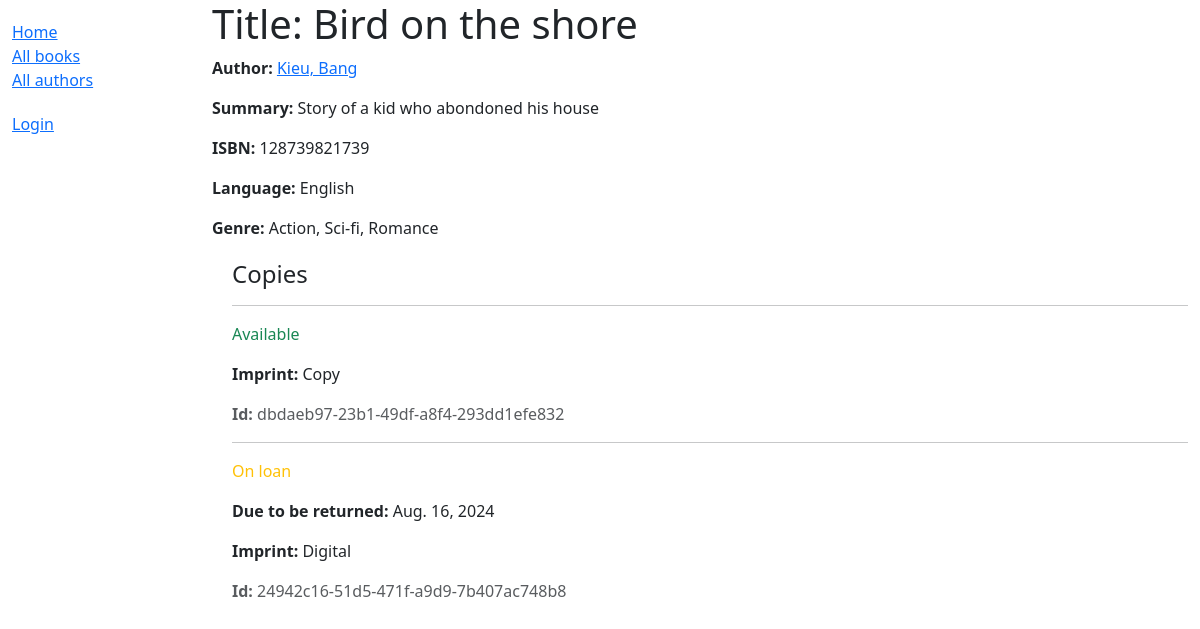
/catalog/book/1, run on the app's committed database.
### catalog/models.py (models this page shows, shortened)
class Book(models.Model):
    title = models.CharField(max_length=200)
    author = models.ForeignKey('Author', on_delete=models.RESTRICT, null=True)
    summary = models.TextField(
        max_length=1000, help_text="Enter a brief description of the book")
    isbn = models.CharField('ISBN', max_length=13,
                            unique=True,
                            help_text='13 Character <a href="https://www.isbn-international.org/content/what-isbn'
                                      '">ISBN number</a>')
    genre = models.ManyToManyField(
        Genre, help_text="Select a genre for this book")
    language = models.ForeignKey(
        'Language', on_delete=models.SET_NULL, null=True
    )
    class Meta:
        ordering = ['title', 'author']
    def display_genre(self):
        """Create a string for the Genre. This is required to display genre in Admin."""
        return ', '.join(genre.name for genre in self.genre.all()[:3])
    display_genre.short_description = 'Genre'

class Author(models.Model):
    first_name = models.CharField(max_length=100)
    last_name = models.CharField(max_length=100)
    date_of_birth = models.DateField(null=True, blank=True)
    date_of_death = models.DateField('died', null=True, blank=True)
    class Meta:
        ordering = ['last_name', 'first_name']
    def get_absolute_url(self):
        return reverse('author-detail', args=[str(self.id)])
    def __str__(self):
        return f'{self.last_name}, {self.first_name}'

class Language(models.Model):
    name = models.CharField(
        max_length=20,
        unique=True,
        help_text="Enter the book's language"
    )
    def __str__(self):
        return self.name
    class Meta:
        constraints = [
            UniqueConstraint(
                Lower('name'),
                name='language_name_case_insensitive_unique',
                violation_error_message = "Language already exists (case insensitive match)"
            ),
        ]

class Genre(models.Model):
    name = models.CharField(
        max_length=200,
        unique=True,
        help_text="Enter a book genre (e.g. Science Fiction, French Poetry etc.)"
    )
    def __str__(self):
        return self.name
    class Meta:
        constraints = [
            UniqueConstraint(
                Lower('name'),
                name='genre_name_case_insensitive_unique',
                violation_error_message = "Genre already exists (case insensitive match)"
            ),
        ]

class BookInstance(models.Model):
    id = models.UUIDField(primary_key=True, default=uuid.uuid4,
                          help_text="Unique ID for this particular book across whole library")
    book = models.ForeignKey('Book', on_delete=models.RESTRICT, null=True)
    imprint = models.CharField(max_length=200)
    due_back = models.DateField(null=True, blank=True)
    borrower = models.ForeignKey(
        settings.AUTH_USER_MODEL, on_delete=models.SET_NULL, null=True, blank=True)
    LOAN_STATUS = (
        ('d', 'Maintenance'),
        ('o', 'On loan'),
        ('a', 'Available'),
        ('r', 'Reserved'),
    )
    status = models.CharField(
        max_length=1,
        choices=LOAN_STATUS,
        blank=True,
        default='d',
        help_text='Book availability')
    class Meta:
        ordering = ['due_back']
        permissions = (("can_mark_returned", "Set book as returned"),)

### catalog/views.py (the view, shortened to what this page needs)
# urls.py: path('book/<int:pk>', views.BookDetailView.as_view(), name='book-detail'),
class BookDetailView(generic.DetailView):
    model = Book

### catalog/templates/catalog/book_detail.html (shortened to what this page needs)
<!DOCTYPE html>
<html lang="en">
<head>
</head>
<body>
    {% extends "base_generic.html" %}
{% block content %}
  <h1>Title: {{ book.title }}</h1>
  <p><strong>Author:</strong> <a href="{{ book.author.get_absolute_url }}">{{ book.author }}</a></p>
  <p><strong>Summary:</strong> {{ book.summary }}</p>
  <p><strong>ISBN:</strong> {{ book.isbn }}</p>
  <p><strong>Language:</strong> {{ book.language }}</p>
  <p><strong>Genre:</strong> {{ book.genre.all|join:", " }}</p>
  <div style="margin-left:20px;margin-top:20px">
    <h4>Copies</h4>
    {% for copy in book.bookinstance_set.all %}
      <hr />
      <p
        class="{% if copy.status == 'a' %}text-success{% elif copy.status == 'm' %}text-danger{% else %}text-warning{% endif %}">
        {{ copy.get_status_display }}
      </p>
      {% if copy.status != 'a' %}
        <p><strong>Due to be returned:</strong> {{ copy.due_back }}</p>
      {% endif %}
      <p><strong>Imprint:</strong> {{ copy.imprint }}</p>
      <p class="text-muted"><strong>Id:</strong> {{ copy.id }}</p>
    {% endfor %}
  </div>
{% endblock %}
{% block sidebar %}
  {{ block.super }}
{% endblock %}

### data on the page
Book: author "Kieu, Bang", summary "Story of a kid who abondoned his house", isbn "128739821739", language "English", genre.all "Action, Sci-fi, Romance"
BookInstance: status "Available", imprint "Copy", id "dbdaeb97-23b1-49df-a8f4-293dd1efe832"
BookInstance: status "On loan", due_back "Aug. 16, 2024", imprint "Digital", id "24942c16-51d5-471f-a9d9-7b407ac748b8"
